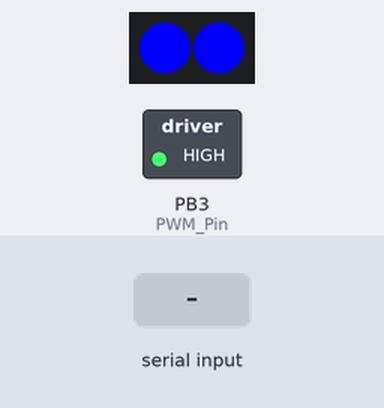
Simulated run of this sketch. Board: ATtiny85, built with avr-gcc and run on an emulated ATtiny85. Parts: 2 RGB LEDs in strip order, left to right, switched loads named in the sketch (green lamp = pin HIGH). Inputs (shaded band) come from the test bench.

Above: at 3.79 s.
3.8 s: "w" received over the second serial link
At 4.3 s:
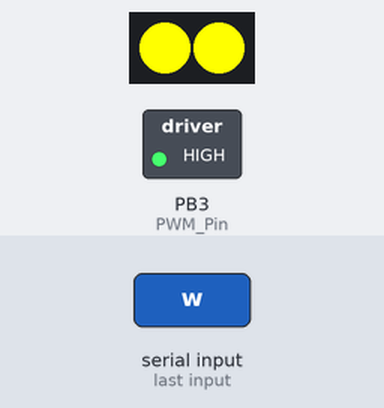
7.3 s: "2" received over the second serial link
At 8.12 s:
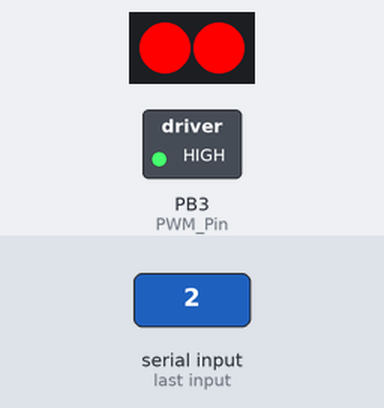
Timing chart, 0 to 16.8 s (numbered marks = the images above; inputs shaded):
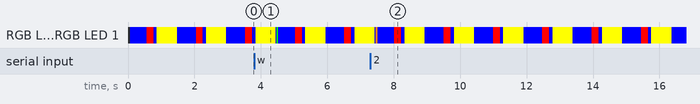

The sketch:

tekbotfix.ino
```cpp
//connect tools to the com that bluetooth is connected to on computer

#include <SoftwareSerial.h> //Allows setup of serial connection to Bluetooth Module
SoftwareSerial Eckroth(2, 4); //RX , TX
//Sets HC-05 RX to pin D2 and HC-05 TX to pin D3
//Creates a "virtual" Serial port/UART
#include <Adafruit_NeoPixel.h>
#ifdef __AVR__
#include <avr/power.h> // Required for 16 MHz Adafruit Trinket
#endif
//define the data transmit/receive pins on Arduino

//LED Info
#define LEDPIN 5 //Whatever pin we end up connecting to the Arduinos should be here
#define NUMPIXELS 2 //Popular Neopixel ring size
Adafruit_NeoPixel pixels(NUMPIXELS, LEDPIN, NEO_GRB + NEO_KHZ800);
//Motor declarations


#define PWM_Pin 3
#define PWM_Speed 130 //not sure what this does
#define MOTOR1 7 //digital pin
#define MOTOR2 8 //digital pin
#define MOTOR3 9 //digital pin
#define MOTOR4 10 //digital pin
#define RIGHTPIN 12 //rightpinup
#define LEFTPIN 6//leftpinup


bool leftbump = false;
bool rightbump = false;
bool frontbump = false;
int currentred = 0;
int currentblue = 0;
int currentgreen = 0;
int redvel = 1;
int bluevel = 1;
int greenvel = 1;
bool idle = true;

char a = ' '; //Creates a changable character


void setup() {
  pinMode(PWM_Pin, OUTPUT);
  pinMode(MOTOR1, OUTPUT);
  pinMode(MOTOR2, OUTPUT);
  pinMode(MOTOR3, OUTPUT);
  pinMode(MOTOR4, OUTPUT);
  pinMode(LEFTPIN, INPUT_PULLUP);
  pinMode(RIGHTPIN, INPUT_PULLUP);

  digitalWrite(PWM_Pin, PWM_Speed);
  digitalWrite(MOTOR1, LOW);
  digitalWrite(MOTOR2, LOW);
  digitalWrite(MOTOR3, LOW);
  digitalWrite(MOTOR4, LOW);


  Serial.begin(9600);  //Tells Arduino to talk to the computer
  Eckroth.begin(9600); //Tells HC-05 to talk to the computer
  Eckroth.println("Let's a go!"); //Creates a line in the Serial Monitor (Let's a go)
  pixels.clear();
  // These lines are specifically to support the Adafruit Trinket 5V 16 MHz.
  // Any other board, you can remove this part (but no harm leaving it):
#if defined(__AVR_ATtiny85__) && (F_CPU == 16000000)
  clock_prescale_set(clock_div_1);
#endif
  // END of Trinket-specific code.
  pixels.begin(); // INITIALIZE NeoPixel strip object (REQUIRED)

}

void loop() {
  //Initializes variables that read from the bumpers.
  int leftvalue = digitalRead(LEFTPIN);
  int rightvalue = digitalRead(RIGHTPIN);
  if (Eckroth.available()) { //If input is available from the serial
    a = Eckroth.read();
    if (a == 'w') { //If w is pressed
      tekbot_forward();
      Eckroth.println("Forward");
      idle = false;
    } else if (a == 'a') { //if a is pressed
      tekbot_left();
      idle = false;
      delay(100);
      tekbot_stop();
      Eckroth.println("Left");
    } else if (a == 'd') { //if d is pressed
      tekbot_right();
      idle = false;
      delay(100);
      tekbot_stop();
      Eckroth.println("Right");
    } else if (a == 's') { //if s is pressed
      tekbot_backwards();
      idle = false;
      Eckroth.println("Backwards");
    } else if (a == ' ') { //if space bar is pressed
      tekbot_stop();
      Eckroth.println("Stopping");
      idle = true;
    } else if (a == 'p') { //this is just for fun, but this activates if p is pressed
      idle = false;
      tekbot_left();
      Eckroth.println("we donuting");
    } else { //testing input for turning on LEDs
      for (int i = 0; i < NUMPIXELS; i++) {

        if (a == '0') {
          currentred = 255;
          currentgreen = 0;
          currentblue = 0;
          pixels.setPixelColor(i, pixels.Color(currentred, currentgreen, currentblue));
          pixels.show();
          Eckroth.println("Red");

        } else if (a == '1') {
          pixels.setPixelColor(i, pixels.Color(0, 255, 0));
          currentblue = 0;
          currentgreen = 255;
          currentred = 0;
          pixels.show();
          Eckroth.println("Green");
        } else if (a == '2') {
          pixels.setPixelColor(i, pixels.Color(255, 128, 0));
          currentblue = 0;
          currentgreen = 128;
          currentred = 255;
          pixels.show();
          Eckroth.println("Orange");
        }
      }
    }
  }

  if (leftvalue == LOW && rightvalue == HIGH) {
    Eckroth.println("Turning around after left bumper hit");
    tekbot_turnaroundleft();
  } else if (rightvalue == LOW && leftvalue == HIGH) {
    Eckroth.println("Turning around after right bumper hit");
    tekbot_turnaroundright();
  } else if (leftvalue == LOW && rightvalue == LOW) {
    Eckroth.println("Turning around after both bumpers hit");
    tekbot_turnaroundboth();
  }
  /*This tests if the robot is currently not moving.
    If it is not moving, then it fades the RGB leds through all the possible colors for a little light show. */
  if (idle == true) {
    currentred += 2 * redvel; //These are outside of the for loop, because otherwise it'll set the individual LED's to different colors
    currentblue += 1 * bluevel;
    currentgreen += 3 * greenvel;
    for (int i = 0; i < NUMPIXELS; i++) {
      if (currentred > 255) { //Testing if any of the colors exceed the bounds as accepted by the NEO
        redvel = -1;
        currentred = 255;
      } else if (currentred < 0) {
        redvel = 1;
        currentred = 0;
      }
      if (currentgreen > 255) {
        greenvel = -1;
        currentgreen = 255;
      } else if (currentgreen < 0) {
        greenvel = 1;
        currentgreen = 0;
      }
      if (currentblue > 255) {
        bluevel = -1;
        currentblue = 255;
      } else if (currentblue < 0) {
        bluevel = 1;
        currentblue = 0;
      }

      delay(10); //If this delay isn't here, things go absolutely bonkers, but if this is removed the bot will respond slightly faster. So you decide which you want
      pixels.setPixelColor(i, pixels.Color(currentred, currentgreen, currentblue));
      pixels.show();
    }
  }
}

//All bot commands here
void tekbot_stop() {
  idle = true;
  Eckroth.println("Idle");
  currentred = 0;
  currentgreen = 0;
  currentblue = 255;
  for (int i = 0; i < NUMPIXELS; i++) {
    pixels.setPixelColor(i, pixels.Color(currentred, currentgreen, currentblue));
    pixels.show();
  }
  digitalWrite(MOTOR1, LOW);
  digitalWrite(MOTOR2, LOW);
  digitalWrite(MOTOR3, LOW);
  digitalWrite(MOTOR4, LOW);
}

void tekbot_forward() {
  currentred = 0;
  currentgreen = 255;
  currentblue = 0;
  for (int i = 0; i < NUMPIXELS; i++) {
    pixels.setPixelColor(i, pixels.Color(currentred, currentgreen, currentblue));
    pixels.show();
  }
  digitalWrite(MOTOR1, LOW);
  digitalWrite(MOTOR2, HIGH);
  digitalWrite(MOTOR3, HIGH);
  digitalWrite(MOTOR4, LOW);
}

void tekbot_backwards() { //might be backwards
  currentred = 255;
  currentgreen = 0;
  currentblue = 0;
  for (int i = 0; i < NUMPIXELS; i++) {
    pixels.setPixelColor(i, pixels.Color(currentred, currentgreen, currentblue));
    pixels.show();
  }
  digitalWrite(MOTOR1, HIGH);
  digitalWrite(MOTOR2, LOW);
  digitalWrite(MOTOR3, LOW);
  digitalWrite(MOTOR4, HIGH);
}

void tekbot_left() {
  currentred = 255;
  currentgreen = 255;
  currentblue = 0;
  for (int i = 0; i < NUMPIXELS; i++) {
    pixels.setPixelColor(i, pixels.Color(currentred, currentgreen, currentblue));
    pixels.show();
  }
  digitalWrite(MOTOR1, LOW);
  digitalWrite(MOTOR2, HIGH);
  digitalWrite(MOTOR3, LOW);
  digitalWrite(MOTOR4, HIGH);
}

void tekbot_right() {
  currentred = 255;
  currentgreen = 255;
  currentblue = 0;
  for (int i = 0; i < NUMPIXELS; i++) {
    pixels.setPixelColor(i, pixels.Color(currentred, currentgreen, currentblue));
    pixels.show();
  }
  digitalWrite(MOTOR1, HIGH);
  digitalWrite(MOTOR2, LOW);
  digitalWrite(MOTOR3, HIGH);
  digitalWrite(MOTOR4, LOW);
}

void tekbot_turnaroundleft() {
  tekbot_stop();
  delay(500);
  tekbot_backwards();
  delay(200);
  tekbot_stop();
  delay(100);
  tekbot_right();
  delay(300); //adjust accordingly
  tekbot_stop();
}

void tekbot_turnaroundright() {
  tekbot_stop();
  delay(500);
  tekbot_backwards();
  delay(200);
  tekbot_stop();
  delay(100);
  tekbot_left();
  delay(300); //adjust accordingly
  tekbot_stop();
}

void tekbot_turnaroundboth() {
  tekbot_stop();
  delay(500);
  tekbot_backwards();
  delay(200);
  tekbot_stop();
  delay(100);
  tekbot_right();
  delay(600); //adjust accordingly
  tekbot_stop();
}
```
